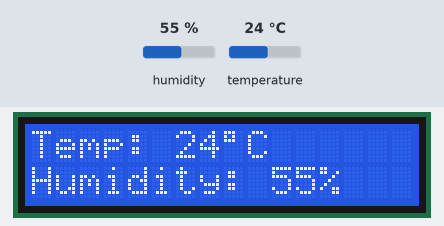
Bench run of a sketch on a simulated Arduino Uno, built with avr-gcc and run on an emulated ATmega328P. Shown: 16×2 character LCD. The test bench sets the inputs (shaded band); at power-on: humidity 55 %, temperature 24 °C.

Above: at 1.2 s.
1.3 s: humidity set to 22 %
At 6.2 s:
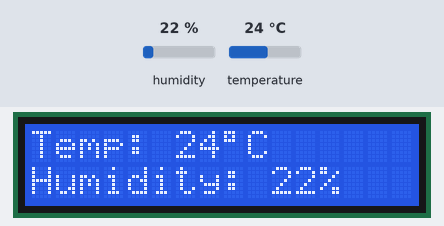
7.3 s: temperature set to 12 °C
At 10.6 s:
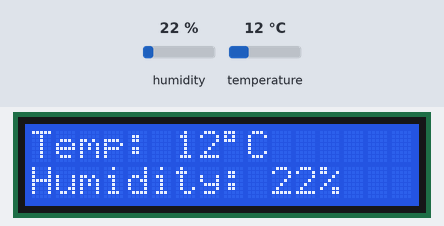
13.3 s: humidity set to 40 %
At 16.0 s:
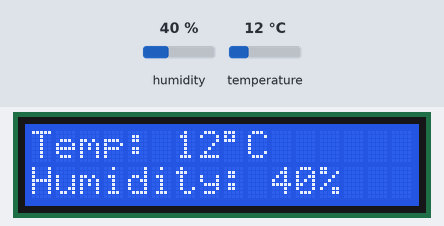
19.3 s: temperature set to 19 °C
At 21.5 s:
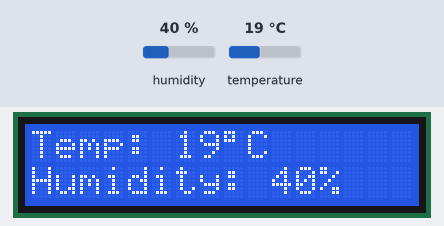
Timing chart, 0 to 23.0 s (numbered marks = the images above; inputs shaded):
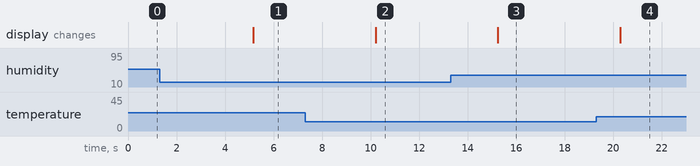

Measured:
- after the input at 1.3 s, the display: changes after 3.9 s (image 1)
- after the input at 7.3 s, the display: changes after 2.9 s (image 2)
- after the input at 13.3 s, the display: changes after 1.9 s (image 3)
- after the input at 19.3 s, the display: changes after 1.0 s (image 4)

The sketch:

DHT11_with_LCD_I2C.ino
```cpp
#include "DHT.h"
#define dht_apin A0
#define dht_type DHT11
#include <Wire.h>
#include <LiquidCrystal_I2C.h>

DHT dht(dht_apin, dht_type);
LiquidCrystal_I2C lcd(0x27,16,2);

void setup(){
  Serial.begin(9600);
  lcd.init();
  lcd.backlight();
  dht.begin();
}

void loop(){
    int t = dht.readTemperature();
    int h = dht.readHumidity();

    lcd.setCursor(0, 0);
    lcd.print("Temp: ");
    lcd.print(t);
    lcd.print((char)223);
    lcd.print("C");

    lcd.setCursor(0, 1);
    lcd.print("Humidity: ");
    lcd.print(h);
    lcd.print("%");

    delay(5000);
}
```
